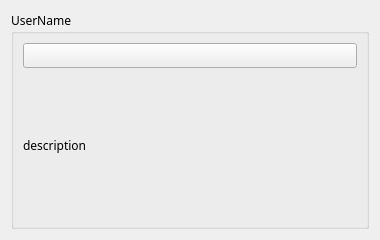
<?xml version="1.0" encoding="UTF-8"?>
<ui version="4.0">
 <class>PhotoWall</class>
 <widget class="QWidget" name="PhotoWall">
  <property name="geometry">
   <rect>
    <x>0</x>
    <y>0</y>
    <width>380</width>
    <height>240</height>
   </rect>
  </property>
  <property name="maximumSize">
   <size>
    <width>380</width>
    <height>240</height>
   </size>
  </property>
  <property name="windowTitle">
   <string>Form</string>
  </property>
  <layout class="QGridLayout" name="gridLayout_2">
   <item row="0" column="0">
    <widget class="QGroupBox" name="groupBox">
     <property name="font">
      <font>
       <family>Agency FB</family>
      </font>
     </property>
     <property name="title">
      <string>UserName</string>
     </property>
     <layout class="QVBoxLayout" name="verticalLayout">
      <item>
       <widget class="QPushButton" name="openButton">
        <property name="text">
         <string/>
        </property>
       </widget>
      </item>
      <item>
       <widget class="QLabel" name="label">
        <property name="sizePolicy">
         <sizepolicy hsizetype="Preferred" vsizetype="Preferred">
          <horstretch>0</horstretch>
          <verstretch>0</verstretch>
         </sizepolicy>
        </property>
        <property name="text">
         <string>description</string>
        </property>
       </widget>
      </item>
     </layout>
    </widget>
   </item>
  </layout>
 </widget>
 <resources/>
 <connections/>
</ui>
